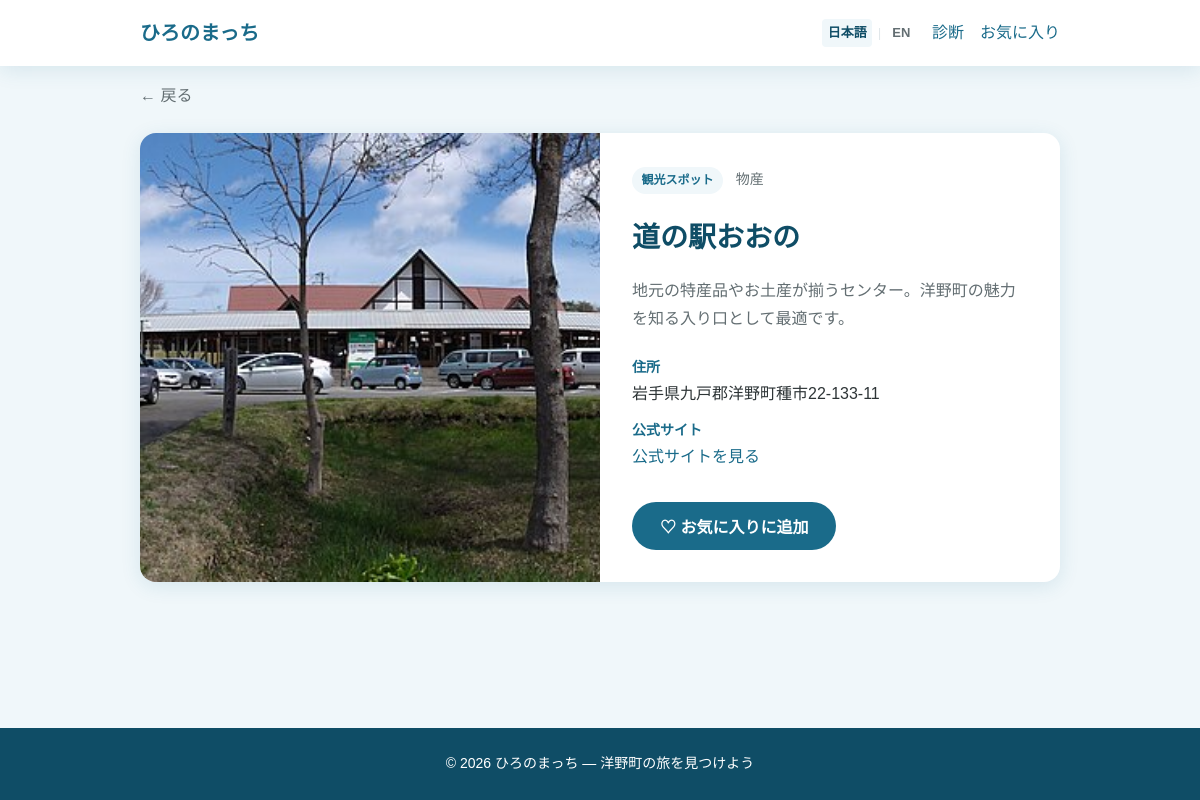
The page /spot/6 on the database its author committed.
### tables this page shows
CREATE TABLE spots (
    id INTEGER PRIMARY KEY AUTOINCREMENT,
    name TEXT NOT NULL,
    category TEXT NOT NULL,
    genre TEXT NOT NULL,
    description TEXT NOT NULL,
    image_url TEXT NOT NULL,
    address TEXT NOT NULL,
    official_url TEXT NOT NULL,
    map_url TEXT NOT NULL DEFAULT '',
    name_en TEXT NOT NULL DEFAULT '',
    category_en TEXT NOT NULL DEFAULT '',
    genre_en TEXT NOT NULL DEFAULT '',
    description_en TEXT NOT NULL DEFAULT ''
);

### app.py (the view)
@app.route("/spot/<int:spot_id>")
def spot_detail(spot_id):
    spot = fetch_spot(spot_id)
    if spot is None:
        abort(404)
    return render_template("spot_detail.html", spot=spot)

### app.py (called while the page is built)
@app.context_processor
def inject_i18n():
    return {
        "_": translate,
        "tv": translate_value,
        "lang": get_lang(),
        "supported_langs": SUPPORTED_LANGS,
    }

def fetch_spot(spot_id):
    db = get_db()
    spot = db.execute("SELECT * FROM spots WHERE id = ?", (spot_id,)).fetchone()
    db.close()
    if spot is None:
        return None
    return localize_row(spot, ("name", "category", "genre", "description"))

### database.py (called while the page is built)
def get_db():
    conn = sqlite3.connect(DB_PATH)
    conn.row_factory = sqlite3.Row
    return conn

### i18n.py (called while the page is built)
def load_translations(lang: str) -> dict:
    if lang not in _cache:
        path = TRANSLATIONS_DIR / f"{lang}.json"
        with open(path, encoding="utf-8") as f:
            _cache[lang] = json.load(f)
    return _cache[lang]

def get_lang() -> str:
    try:
        lang = session.get("lang", DEFAULT_LANG)
    except RuntimeError:
        return DEFAULT_LANG
    if lang not in SUPPORTED_LANGS:
        return DEFAULT_LANG
    return lang

def localize_row(row, fields: tuple[str, ...], lang: str | None = None) -> dict:
    lang = lang or get_lang()
    data = dict(row)
    if lang == "en":
        for field in fields:
            en_field = f"{field}_en"
            if data.get(en_field):
                data[field] = data[en_field]
    return data

def translate(key: str, lang: str | None = None) -> str:
    lang = lang or get_lang()
    data = load_translations(lang)
    value = data
    try:
        for part in key.split("."):
            value = value[part]
        if not isinstance(value, str):
            return key
        return value
    except (KeyError, TypeError):
        return key

### templates/spot_detail.html (shortened to what this page needs)
{% extends "base.html" %}
{% block content %}
<section class="spot-detail container">
    <a href="javascript:history.back()" class="back-link">{{ _('spot.back') }}</a>
    <article class="spot-detail-card">
        <div class="spot-detail-image">
            <img src="{{ url_for('static', filename=spot.image_url) }}" alt="{{ spot.name }}">
        </div>
        <div class="spot-detail-body">
            <span class="spot-category">{{ spot.category }}</span>
            <span class="spot-genre">{{ spot.genre }}</span>
            <h1>{{ spot.name }}</h1>
            <p class="spot-description">{{ spot.description }}</p>
            <dl class="spot-info">
                <dt>{{ _('spot.address') }}</dt>
                <dd>{{ spot.address }}</dd>
                <dt>{{ _('spot.official_site') }}</dt>
                <dd>
                    <a href="{{ spot.official_url }}" target="_blank" rel="noopener noreferrer">
                        {{ _('spot.official_link') }}
                    </a>
                </dd>
            </dl>
            <button type="button" class="btn btn-primary btn-favorite-detail"
                    data-spot-id="{{ spot.id }}"
                    data-label-add="{{ _('spot.favorite_add') }}"
                    data-label-done="{{ _('spot.favorite_done') }}">
                {{ _('spot.favorite_add') }}
            </button>
        </div>
    </article>
</section>
{% endblock %}

### static/css/style.css (style rules this page uses)
:root { --color-primary: #1a6b8a; --color-primary-dark: #0f4d66; --color-accent: #f4a261; --color-accent-light: #fff4eb; --color-bg: #f0f7fa; --color-white: #ffffff; --color-text: #2d3436; --color-text-light: #636e72; --color-border: #dfe6e9; --radius: 16px; --radius-sm: 12px; --shadow: 0 4px 20px rgba(26, 107, 138, 0.12); --shadow-card: 0 8px 24px rgba(26, 107, 138, 0.15); --font: "Hiragino Sans", "Hiragino Kaku Gothic ProN", Meiryo, sans-serif; --mobile-max: 480px; --header-height: 57px; }
*, *::before, *::after { box-sizing: border-box; margin: 0; padding: 0; }
body { font-family: var(--font); color: var(--color-text); background: var(--color-bg); line-height: 1.7; min-height: 100vh; display: flex; flex-direction: column; }
img { max-width: 100%; height: auto; display: block; }
a { color: var(--color-primary); text-decoration: none; }
.container { width: 100%; max-width: 960px; margin: 0 auto; padding: 0 1.25rem; }
.btn { display: inline-block; padding: 0.75rem 1.75rem; border-radius: 999px; font-size: 1rem; font-weight: 600; border: none; cursor: pointer; text-decoration: none; transition: transform 0.15s, box-shadow 0.15s; }
.btn-primary { background: var(--color-primary); color: var(--color-white); }
.spot-category { display: inline-block; background: var(--color-bg); color: var(--color-primary); font-size: 0.75rem; font-weight: 600; padding: 0.2rem 0.6rem; border-radius: 999px; margin-bottom: 0.5rem; }
.spot-detail-card { background: var(--color-white); border-radius: var(--radius); overflow: hidden; box-shadow: var(--shadow); display: grid; grid-template-columns: 1fr 1fr; gap: 0; }
.spot-detail-image img { width: 100%; height: 100%; min-height: 320px; object-fit: cover; }
.spot-detail-body { padding: 2rem; }
.spot-genre { display: inline-block; margin-left: 0.5rem; font-size: 0.875rem; color: var(--color-text-light); }
.spot-detail-body h1 { font-size: 1.75rem; color: var(--color-primary-dark); margin: 0.75rem 0 1rem; }
.spot-description { margin-bottom: 1.5rem; color: var(--color-text-light); }
.spot-info { margin-bottom: 1.5rem; }
.spot-info dt { font-weight: 600; font-size: 0.875rem; color: var(--color-primary); margin-top: 0.75rem; }
.spot-info dd { margin-left: 0; }
.btn-favorite-detail { margin-top: 0.5rem; }
.back-link { display: inline-block; margin-bottom: 1.5rem; font-weight: 500; color: var(--color-text-light); text-decoration: none; }

### rows shown on the page
spots: image_url (picture), category "観光スポット", genre "物産", name "道の駅おおの", description "地元の特産品やお土産が揃うセンター。洋野町の魅力を知る入り口として最適です。", address "岩手県九戸郡洋野町種市22-133-11"
